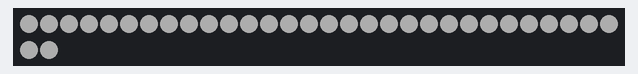
Bench run of a sketch on a simulated Arduino Uno, built with avr-gcc and run on an emulated ATmega328P. On the bench: 32 RGB LEDs in strip order, left to right, continuing on the next row. Dim RGB values are drawn brighter than linear.

Above: at 0.2 s.
At 2.34 s:
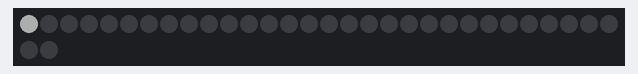
At 11.41 s:
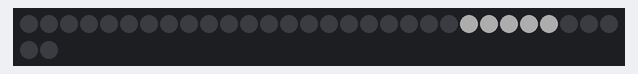
At 20.53 s:
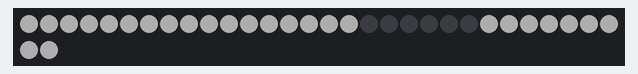
At 30.29 s:
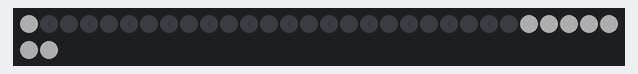
At 39.47 s:
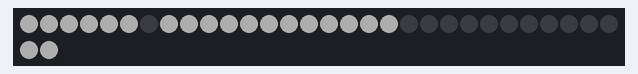

Measured:
- what the display in image 0 shows lasts 1.0 s, from 0.2 s to 1.2 s

The sketch:

cleopatra_inserts.ino
```cpp
#include <FastLED.h>

// How many leds in your strip?
#define NUM_LEDS 32
#define BRIGHTNESS  50
#define LED_TYPE    WS2811
//#define LED_PIN     3 // AT Tiny 85
#define LED_PIN     5 // Arduino UNO
#define COLOR_ORDER GRB

// Define the array of leds
CRGB leds[NUM_LEDS];

long attract[] = {
0,
2147483648,
3222798336,
3762028544,
4034797570,
4177485827,
4261404675,
4294963207,
4294965263,
4294966303,
4294967295,
2147483647,
1072168959,
532938751,
260169725,
117481468,
33562620,
4088,
2032,
992, // UP
0,
0,
0,
0,
0,
0,
0,
0,
0,
0,
0,
0,
0,
992,
2032,
4088,
8188,
33562620,
117481468,
260169725,
532938751,
1072168959,
2147483647,
4294967295,
4294966303,
4294965263,
4294963207,
4294959107,
4261404675,
4177485827,
4034797570,
3762028544,
3222798336,
2147483648, // Down
0,
0,
0,
0,
2,
27,
31,
63,
127,
2080375039,
4261413119,
4293919231,
4294935039,
4294935551,
4294939647,
4294942719,
4294959103,
4294967295,
4294967293,
4294967268,
4294967264,
4294967232,
4294967168,
2214592256,
33554176,
1048320,
1048064,
32256,
31744,
27648,
24576,
8192, // Right
8192,
8192,
8192,
27648,
31744,
32256,
1048064,
33554176,
2214592384,
4294967168,
4294967232,
4294967264,
4294967268,
4294967293,
4294967295,
4294959103,
4294939647,
4294935551,
4293919231,
4261413119,
2080374911,
127,
63,
31,
27,
2, // Left
0,
0,
0,
0,
0,
2147483648,
2147483650,
2147483651,
2147483655,
2147483663,
2147483679,
2147483711,
2147483775,
2147483903,
2147484159,
2147484671,
2147485695,
2147487743,
2147491839,
2147508223,
2147516415,
32767,
32765,
32764,
32760,
32752,
32736,
32704,
32640,
32512,
32256,
31744,
30720,
28672,
24576,
8192, //Around
0,
0,
0,
0,
//0,
//2147483648,
//2,
//1,
//4,
//8,
//16,
//32,
//64,
//128,
//256,
//512,
//1024,
//2048,
//4096,
//16384,
//8192,
//2147483648,
//3222798336,
//3762028544,
//4034789376,
//4177461248,
//4261380096,
//4294938628,
//2147454980,
//1072142348,
//532913180,
//260152892,
//117481340,
//33562620,
//4088,
//2032,
//992,
//448,
//128,// Around bis
//0,
//0,
//0,
//0,
};

int nbFrames = 152; // WTF arduino why can't you provide a count method
int frameIndex = 0;

void setup() {

  delay(100); // power-up safety delay
  FastLED.addLeds<LED_TYPE, LED_PIN, COLOR_ORDER>(leds, NUM_LEDS).setCorrection( TypicalLEDStrip );
  FastLED.setBrightness(  BRIGHTNESS );

  for (int i = 0 ; i <= NUM_LEDS - 1 ; i++) {
    leds[i] = CRGB::Black;
  }
  FastLED.show();
  delay(50);

  for (int i = 0 ; i <= NUM_LEDS - 1 ; i++) {
    leds[i] = CRGB::White;
  }
  FastLED.show();

  delay(1000);

  for (int i = NUM_LEDS - 1 ; i >= 0 ; i--) {
    leds[i] = CRGB::Black;
  }
  FastLED.show();

  delay(1000);
}

boolean isLit(long data, int bit) {
  int s = sizeof(data)*8 - 1; //Swap bits
  return bitRead(data, s - bit) == 1;
}

void loop() {

  long data = attract[frameIndex];

  for( int i = 0 ; i <= NUM_LEDS - 1 ; i++) {
    //Serial.print(i);
    //Serial.print(":");
    if (isLit(data,i)) {
      //Serial.print("1,");
      leds[i] = CRGB::White;
    } else {
      //Serial.print("0,");
      leds[i] = CRGB::Black;
    }
  }
    FastLED.show();


  frameIndex++;
  if (frameIndex >= nbFrames) {
    frameIndex = 0;
    delay(50);
  }

  delay(25);
  //delay(1000);


  /*int r = random(NUM_LEDS);

    for (int i = 0 ; i <= NUM_LEDS -1 ; i++){
    if (i == r) {
      leds[i] = CRGB::White;
    } else {
      leds[i] = CRGB::Black;
    }
    }
    FastLED.show();
    delay(500);*/
}
```
